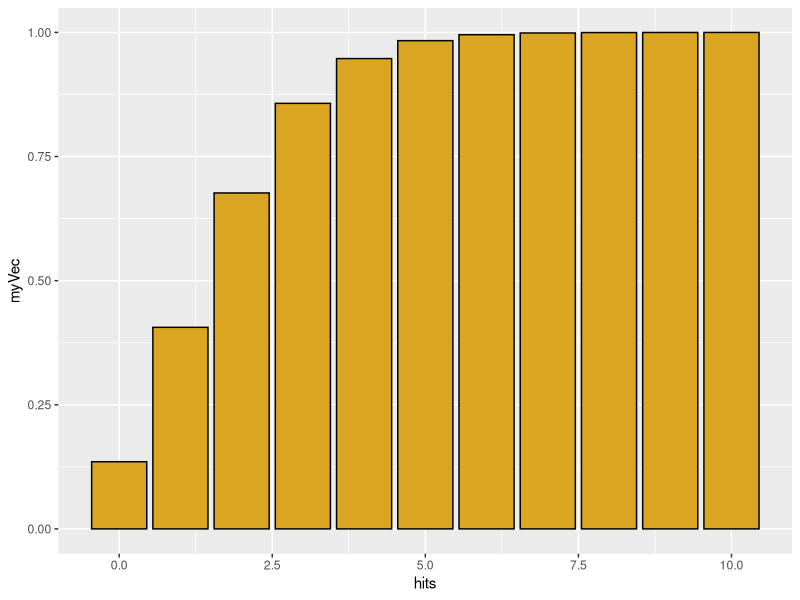
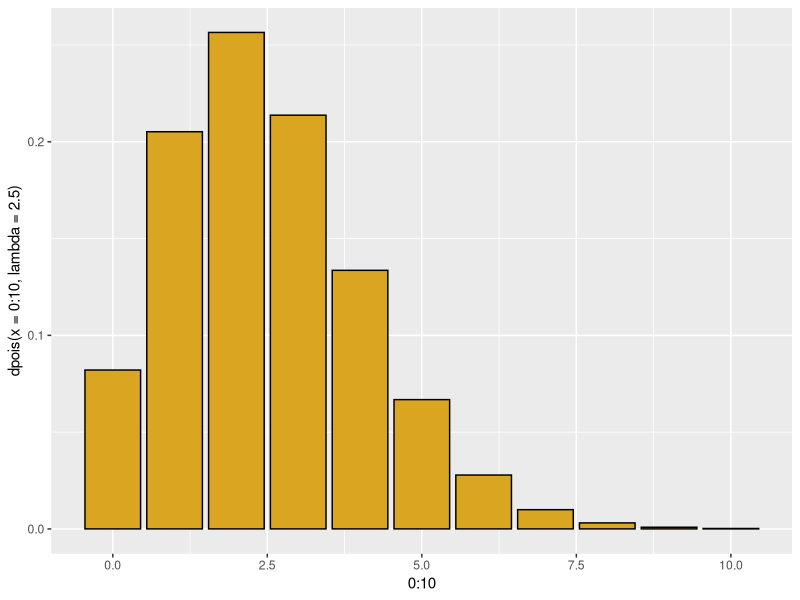
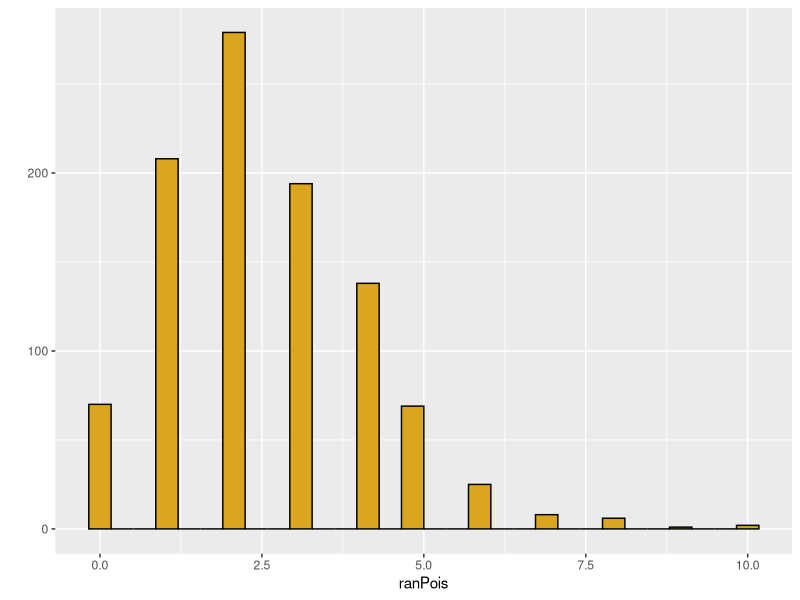

Source code (R) for these figures, in order: (Note: this script raises an error after producing the figures.)
# Examples of probability distributions
# October 2 2028
# JSC
library(ggplot2)
library(MASS)
# Poisson distribution

# p function for cumulative distribution values
 hits <- 0:10
 myVec <- ppois(q=hits, lambda = 2)
qplot(x=hits, y=myVec, geom="col", color=I("black"),fill=I("goldenrod"))

# for a poisson with lambda=2
# what is the probability of a single draw yeilding x<= 1
ppois(q=1,lambda=2)


p1 <- dpois(x=0, lambda = 2)
p1
p2 <- dpois(x=1,lambda = 2)
p2
p1 + p2

# the q function is the inverse of the p function

# what is the number of hits corresponding to a tail probability mass?

qpois(p=0.5,lambda = 2.5)
qplot(x=0:10, y=dpois(x=0:10, lambda = 2.5), geom = "col", color=I("black"), fill=I("goldenrod"))

# simulate values directly
ranPois <- rpois(n=1000,lambda = 2.5)
qplot(x=ranPois,color=I("black"),fill=I("goldenrod"))

# for real or simulated data
# get the 95% interval over the distribution

quantile(x=ranPois,probs = c(0.025,0.975))

# binomial function
# p = probability of dichotomous outcome
# number of trials
# x = possible outcomes
# x is bounded between 0 and number of trials

hits <- 0:10
myVec <- dbinom(x=myVec,hits,size = 10,prob = 0.5)
qplot(x=0:10, y=myVec,geom="colo",color=I("black"), fill=I("goldenrod"))


#what is the probability of getting 5 heads out of 10?

dbinom(x=5, size=10, prob=0.5)

hits <- 0:10
myVec <- dbinom(x=hits,size = 10,prob = 0.95)
qplot(x=0:10, y=myVec,geom="col",color=I("black"), fill=I("goldenrod"))

pbinom(q=5, size=10, prob = 0.5)
pbinom(q=4, size=9, prob = 0.5)


# get a 95% confidence interval
qbinom(p=c(0.025,0.975), size=100, prob= 0.7)


myCoins <- rbinom(n=50, size = 100, prob =0.5)
qplot(x=myCoins,color=I("black"), fill=I("goldenrod"))

# negative binomial
# if we have series of (Bernouli) trials with p= probability of success
# how many failures until we reach that number of successes?
# a Poisson proecces in which the value of lamdba is not constant.


# changeing a parameter
# increase size(=less variable)
nbiRan <- rnbinom(n=1000,size = 100, mu=5)
qplot(x=nbiRan,color=I("black"), fill=I("goldenrod"))

# decreasing the size parameter (= more  variable)
nbiRan <- rnbinom(n=1000,size = 0.1, mu=5)
qplot(x=nbiRan,color=I("black"), fill=I("goldenrod"))

# continuous distribution

# uniform
# params = minumum and maximum values that can occure
# within those ranges, any value are equally probable
x <- runif(1000,min = 0,max = 5)
qplot(x=x,color=I("black"), fill=I("goldenrod"))

# normal distribution
# unbounded in directions
myNorm=rnorm(n=100,mean=100,sd=2)
qplot(x=myNorm,color=I("black"), fill=I("goldenrod"))

# decreasing mean value
myNorm <- rnorm(n=100,mean=2,sd=2)
qplot(x=myNorm,color=I("black"), fill=I("goldenrod"))
summary(myNorm)

# grab values greater than zero and get rid of them
tossZereos <- myNorm[myNorm>0]
qplot(x=tossZereos,color=I("black"), fill=I("goldenrod"))
summary(tossZereos)

# gamma distribution, generates continous positive values
# unbounded but > 0
# shape parameter
# scale parameters

myGamma <- rgamma(n=100,shape=1,scale=10)
qplot(x=myGamma,color=I("black"), fill=I("goldenrod"))

# gamma with shape=1 is exponential
# with mean=scale
# (size parameter in negative binomial is equivalent to the shape parameter for a gamma distrbution of lambdas)


# shape <= 1 mode is very close to 0 (generate tiny values)
myGamma <- rgamma(n=100,shape=0.1,scale=1)
qplot(x=myGamma,color=I("black"), fill=I("goldenrod"))
# mean = shape*scale <- gives you the mean of distriution
# variance = shape*scale^2

# beta distribution
# continuous, bounded at 0 and 1
# analagous to the binomial
# but it is the distribution of probability values, not the distribution of the number of successeds
# shape1 = number of successes + 1
# shape2 = number of failures + 1

# shape=1, shape2=1
myBeta <- rbeta(n=1000,shape1 = 1,shape2 = 1)
qplot(x=myBeta,color=I("black"), fill=I("goldenrod"))

# shape1 = 2, shape2=1)
myBeta <- rbeta(n=1000,shape1 = 2,shape2 = 1)
qplot(x=myBeta,color=I("black"), fill=I("goldenrod"))

# two tosses 1 head and 1 tail
myBeta <- rbeta(n=1000,shape1 = 2,shape2 = 2)
qplot(x=myBeta,color=I("black"), fill=I("goldenrod"))

# throw two tails
myBeta <- rbeta(n=1000,shape1 = 1,shape2 = 3)
qplot(x=myBeta,color=I("black"), fill=I("goldenrod"))

# get better data
myBeta <- rbeta(n=1000,shape1 = 70,shape2 = 30)
qplot(x=myBeta,xlim=c(0,1),color=I("black"), fill=I("goldenrod"))


myBeta <- rbeta(n=1000,shape1 = 0.1,shape2 = 0.5)
qplot(x=myBeta,xlim=c(0,1),color=I("black"), fill=I("goldenrod"))

# beta is good a simulating a probability